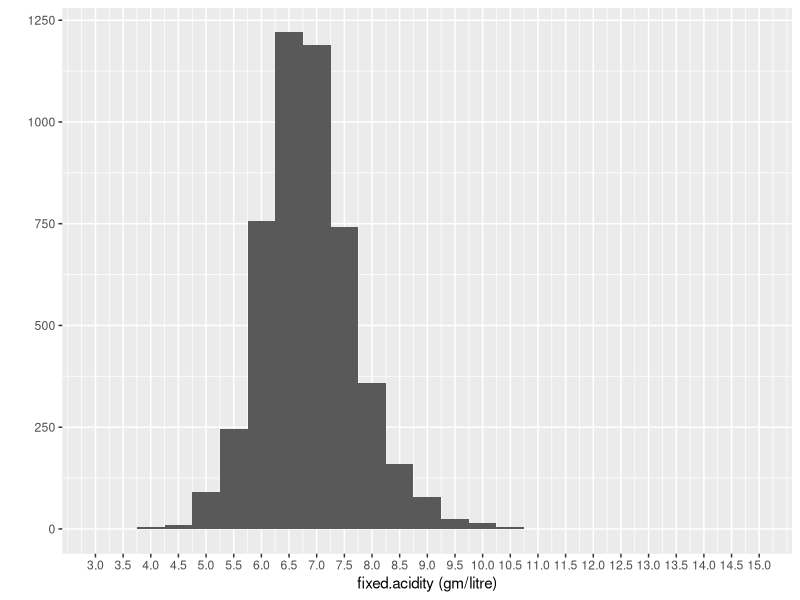
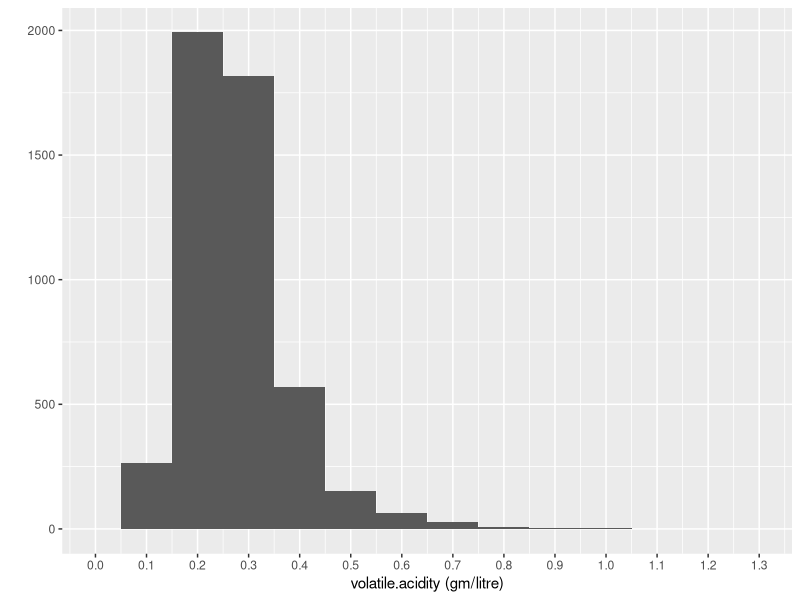
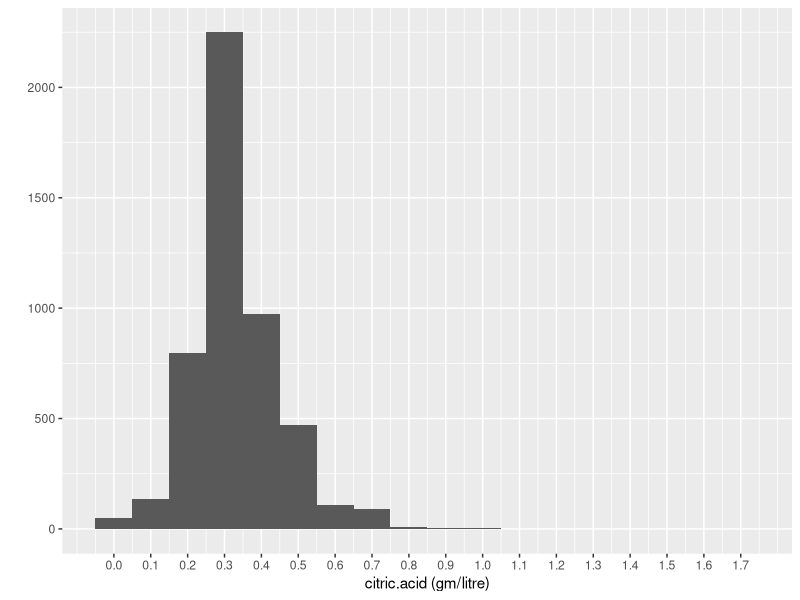
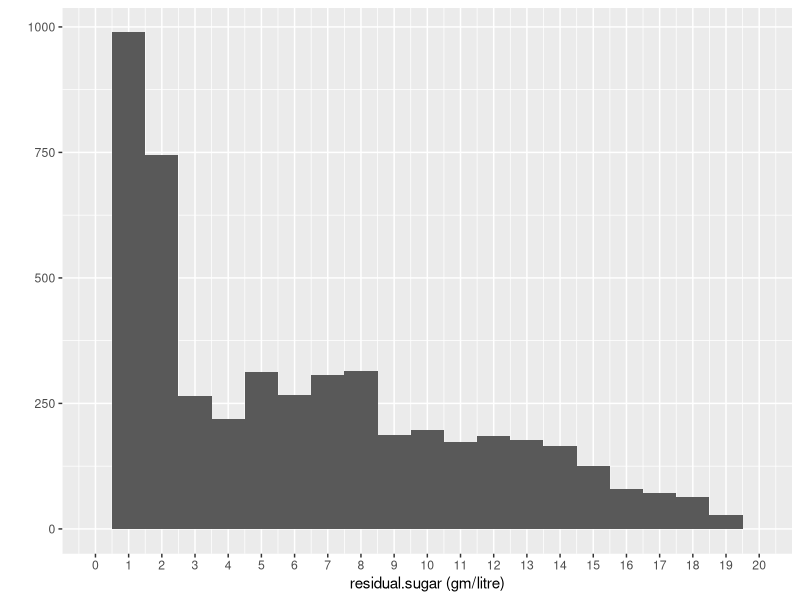
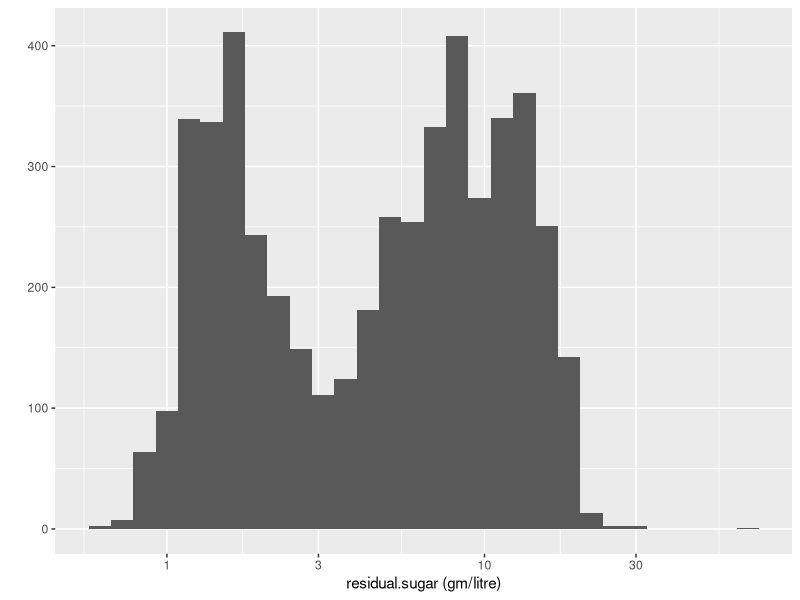
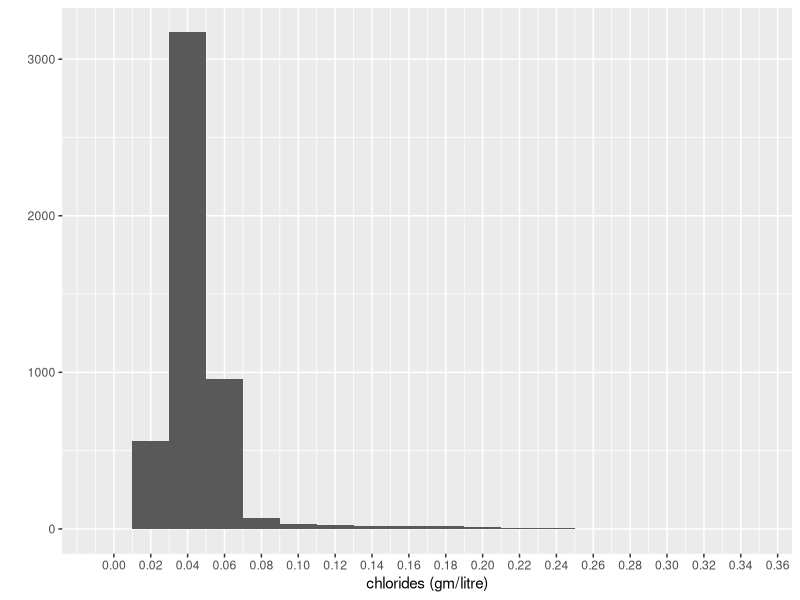
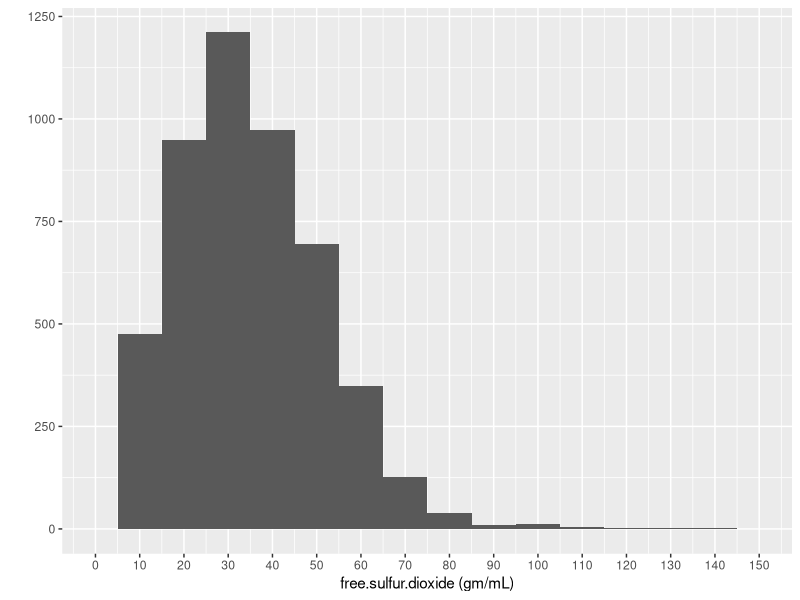
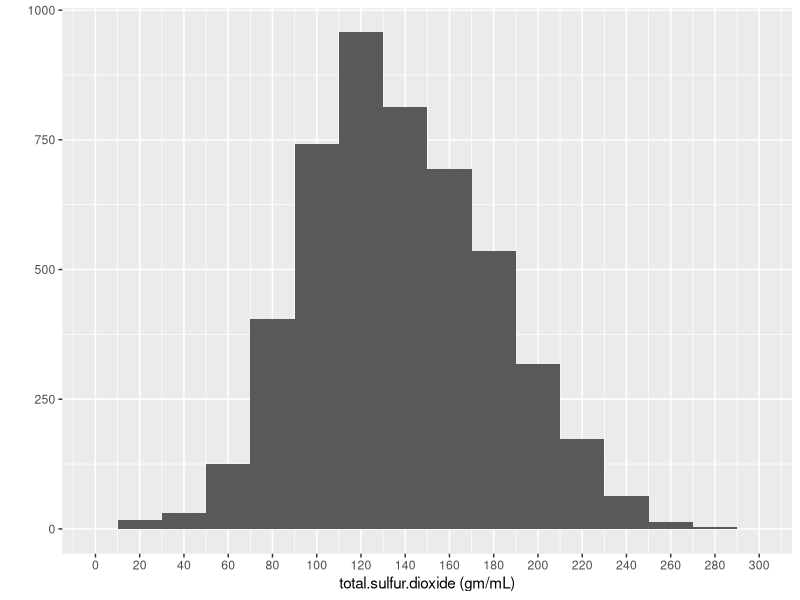

Recreate these plots in R, in order.
## ---- chunk 1
# Loading necessary packages and libraries
library(ggplot2)
library(memisc)
## ---- chunk 2
# Load the Data
wines <- read.csv("wineQualityWhites.csv", header  = T)
wines[1] <- NULL
## ---- chunk 3
# Structure of the data
str(wines)
## ---- chunk 4
# Summary of all the variables
summary(wines)
## ---- chunk 5
# Histogram of fixed.acifity
qplot(data = wines, x = fixed.acidity, binwidth = 0.5, 
      xlab = "fixed.acidity (gm/litre)") +
  scale_x_continuous(limits = c(3,15), breaks = seq(3,15,0.5))
  
## ---- chunk 6
# Histogram of volatile.acidity
qplot(data = wines, x = volatile.acidity, binwidth = 0.1, 
      xlab = "volatile.acidity (gm/litre)") +
  scale_x_continuous(limits = c(0,1.3), breaks = seq(0,1.3,0.1))
## ---- chunk 7
# Histogram of citric acid
qplot(data = wines, x = citric.acid, binwidth = 0.1, 
      xlab = "citric.acid (gm/litre)") +
  scale_x_continuous(breaks = seq(0,1.7,0.1))
## ---- chunk 8
# Histogram of residual.sugar
qplot(data = wines, x = residual.sugar, binwidth = 1, 
      xlab = "residual.sugar (gm/litre)") +
  scale_x_continuous(limits = c(0,20), breaks = seq(0,20,1))
## ---- chunk 9
# Histogram of residual.sugar after log transformation
qplot(data = wines, x = residual.sugar, xlab = "residual.sugar (gm/litre)") +
  scale_x_log10()
## ---- chunk 10
# Histogram of chlorides
qplot(data = wines, x = chlorides, binwidth = 0.02, 
      xlab = "chlorides (gm/litre)") +
  scale_x_continuous(breaks = seq(0, 0.4, 0.02))
## ---- chunk 11
# Histogram of free.sulfur.dioxide
qplot(data = wines, x = free.sulfur.dioxide, binwidth = 10, 
      xlab = "free.sulfur.dioxide (gm/mL)") +
  scale_x_continuous(limits = c(0,150), breaks = seq(0,150,10))
## ---- chunk 12
# Histogram of total.sulfur.dioxide
qplot(data = wines, x = total.sulfur.dioxide, binwidth = 20, 
      xlab = "total.sulfur.dioxide (gm/mL)") +
  scale_x_continuous(limits = c(0,300), breaks = seq(0,300,20))
## ---- chunk 13
# Histogram of alcohol
qplot(data = wines, x = alcohol, binwidth = 0.5, 
      xlab = "alcohol (% by volume)") +
  scale_x_continuous(limits = c(7.5,15), breaks = seq(7.5,15,0.5))
## ---- chunk 14
# Histogram of quality
qplot(data = wines, x = quality, binwidth = 1) +
  scale_x_continuous(limits = c(0,10), breaks = seq(0,10,1))
## ---- chunk 15
# Correlation coefficients among variables
cor(wines)
## ---- chunk 16
# Box-plot of quality vs alcohol
ggplot(data = wines, aes(x = factor(quality), y = alcohol)) +
  geom_jitter(alpha = 1/4) +
  geom_boxplot(col = "green") + 
  stat_summary(fun.y = mean, geom = "point", shape = 4, color = "red") +
  labs(y = "alcohol (% by volume)", x = "quality")
## ---- chunk 17
# Box-plot of quality vs density
ggplot(data = wines, aes(x = factor(quality), y = density)) +
  geom_jitter(alpha = 1/4) +
  geom_boxplot(col = "green") +
  scale_y_continuous(limits = c(0.985,1.005)) +
  stat_summary(fun.y = mean, geom = "point", shape = 4, col = "red") +
  labs(y = "density (gm/mL)", x = "quality")
## ---- chunk 18
# Box-plot of quality vs residual.sugar
ggplot(data = wines, aes(x = factor(quality), y = residual.sugar)) +
  geom_jitter(alpha = 1/4) +
  geom_boxplot(col = "green") +
  scale_y_continuous(limits = c(0,25), breaks = seq(0,25,5)) +
  stat_summary(fun.y = mean, geom = "point", col = "red", shape = 4) +
  labs(y = "residual.sugar (gm/litre)", x = "quality")
## ---- chunk 19
# Box-plot of quality vs total.sulfur.dioxide
ggplot(data = wines, aes(x = factor(quality), y = total.sulfur.dioxide)) +
  geom_jitter(alpha = 1/5) +
  geom_boxplot(col = "green") +
  scale_y_continuous(limits = c(0,300)) +
  stat_summary(fun.y = mean, geom = "point", col = "red", shape = 4) +
  labs(y = "total.sulfur.dioxide (mg/litre)", x = "quality")
## ---- chunk 20
# Scatter plot between residual.sugar and total.sulfur.dioxide
ggplot(data = wines, aes(x = residual.sugar, y = total.sulfur.dioxide)) +
  geom_point(alpha = 1/5) +
  labs(x = "residual.sugar (gm/litre)",y = "total.sulfur.dioxide (mg/litre)") +
  scale_x_continuous(limits = c(0,30), breaks = seq(0,30,5)) +
  scale_y_continuous(limits = c(0,300), breaks = seq(0,300,50)) +
  geom_smooth(method = lm, se = FALSE, color = 'red')
## ---- chunk 21
# Scatter plot between residual.sugar and density
ggplot(data = wines, aes(x = residual.sugar, y = density)) +
  geom_point(alpha = 1/10) + 
  labs (x = "residual.sugar (gm/litre)", y = "density (gm/mL)") +
  scale_x_continuous(limits = c(0,30), breaks = seq(0,30,5)) +
  scale_y_continuous(limits = c(0.985,1.005)) +
  geom_smooth(method = lm, se = FALSE, color = 'red')
## ---- chunk 22
# Scatter plot between residual.sugar and alcohol
ggplot(data = wines, aes(x = residual.sugar, y = alcohol)) +
  geom_point(alpha = 1/3) +
  labs (x = "residual.sugar (gm/litre)", y = "alcohol (% by volume)") +
  scale_x_continuous(limits = c(0,30), breaks = seq(0,30,5)) +
  geom_smooth(method = lm, se = FALSE, color = 'red')
## ---- chunk 23
# Scatter plot between alcohol and density
ggplot(data = wines, aes(x = alcohol, y = density)) +
  geom_point(alpha = 1/10) +
  labs (x = "alcohol (% by volume)", y = "density (gm/mL)") +
  scale_y_continuous(limits = c(0.985,1.005)) +
  geom_smooth(method = lm, col = 'red')
## ---- chunk 24
# Creating a new variable "quality_class" whose value is "low" if quality <= 4,
# "medium" if quality is 5 or 6 and "high" if quality > 6
wines$quality_class <- NA
wines <- transform(wines, quality_class = ifelse(quality<=4, "low",
                                          ifelse(quality==5 | quality ==6,
                                                 "medium","high")))
wines$quality_class <- factor(wines$quality_class, levels = 
                                c("low","medium","high"))
## ---- chunk 25
# Scatter plot of residual.sugar vs density vs quality
ggplot(data = wines, aes(x = residual.sugar, y=density, col=factor(quality))) +
  geom_point(alpha = 1/10) +
  scale_x_continuous(limits = c(0,25), breaks = seq(0,25,5)) +
  scale_y_continuous(limits = c(0.985,1.005)) +
  geom_smooth(method = "lm", se = FALSE, size=1) +
  scale_color_brewer(type='seq', guide=guide_legend(title='Quality')) +
  labs(x = "residual.sugar (gm/litre)", y = "density (gm/mL)")
## ---- chunk 26
# A line graph of residual.sugar vs density grouped by quality_class
ggplot(data = wines, aes(x = round(residual.sugar), y = density)) +
  geom_line(aes(col = quality_class), stat = "summary", fun.y = mean) +
  scale_x_continuous(limits = c(0,30), breaks = seq(0,30,5)) +
  scale_y_continuous(limits = c(0.985,1.005)) +
  #scale_color_brewer(type='seq', guide=guide_legend(title='Quality Class')) +
  labs(x = "residual.sugar (gm/litre)", y = "density (gm/mL)")
## ---- chunk 27
# Scatter plot of alcohol vs density vs quality
ggplot(data = wines, aes(x = alcohol, y =density, col=factor(quality))) +
  geom_point(alpha = 1/10) +
  scale_y_continuous(limits = c(0.985,1.01)) +
  geom_smooth(method = "lm", se = FALSE, size=1) +
  scale_color_brewer(type='seq', guide=guide_legend(title='Quality')) +
  labs(x = "alcohol (% by volume)", y = "density (gm/mL)")
## ---- chunk 28
# A line graph of alcohol vs density grouped by quality_class
ggplot(data = wines, aes(x = round(alcohol), y = density)) +
  geom_line(aes(col = quality_class), stat = "summary", fun.y = mean) +
  scale_y_continuous(limits = c(0.985,1.01)) +
  labs(x = "alcohol (% by volume)", y = "density (gm/mL)")
## ---- chunk 29
# Scatter plot of residual.sugar vs alcohol vs quality
ggplot(data = wines, aes(x = residual.sugar, y=alcohol, col=factor(quality))) +
  geom_point(alpha = 1/5) +
  scale_x_continuous(limits = c(0,30), breaks = seq(0,30,5)) +
  geom_smooth(method = "lm", se = FALSE, size=1) +
  scale_color_brewer(type='seq', guide=guide_legend(title='Quality')) +
  labs(x = "residual.sugar (gm/litre)", y = "alcohol (% by vokume)")
## ---- chunk 30
# A line graph of residual.sugar vs alcohol grouped by quality_class
ggplot(data = wines, aes(x = round(residual.sugar), y=alcohol)) +
  geom_line(aes(col = quality_class), stat = "summary", fun.y = mean) +
  scale_x_continuous(limits = c(0,30), breaks = seq(0,30,5)) +
  labs(x = "residual.sugar (gm/litre)", y = "alcohol (% by vokume)")
## ---- chunk 31
# Box-plot of quality vs alcohol
theme_update(plot.title = element_text(hjust = 0.5))
ggplot(data = wines, aes(x = factor(quality), y = alcohol)) +
  geom_jitter(alpha = 1/4) +
  geom_boxplot(col = "green") + 
  stat_summary(fun.y = mean, geom = "point", shape = 4, color = "red") +
  labs(y = "alcohol (% by volume)", x = "quality") +
  ggtitle("alcohol vs quality")
## ---- chunk 32
# Scatter plot between residual.sugar and density
ggplot(data = wines, aes(x = residual.sugar, y = density)) +
  geom_point(alpha = 1/10) + 
  labs (x = "residual.sugar (gm/litre)", y = "density (gm/mL)") +
  scale_x_continuous(limits = c(0,30), breaks = seq(0,30,5)) +
  scale_y_continuous(limits = c(0.985,1.005)) +
  geom_smooth(method = lm, se = FALSE, color = 'red') +
  ggtitle("density vs residual sugar")
## ---- chunk 33
# Scatter plot of alcohol vs density vs quality
ggplot(data = wines, aes(x = alcohol, y =density, col=factor(quality))) +
  geom_point(alpha = 1/10) +
  scale_y_continuous(limits = c(0.985,1.01)) +
  geom_smooth(method = "lm", se = FALSE, size=1) +
  scale_color_brewer(type='seq', guide=guide_legend(title='Quality')) +
  labs(x = "alcohol (% by volume)", y = "density (gm/mL)") +
  ggtitle("density vs alcohol and quality")
## ---- chunk 34
# A line graph of alcohol vs density grouped by quality_class
ggplot(data = wines, aes(x = round(alcohol), y = density)) +
  geom_line(aes(col = quality_class), stat = "summary", fun.y = mean) +
  scale_y_continuous(limits = c(0.985,1.01)) +
  labs(x = "alcohol (% by volume)", y = "density (gm/mL)") +
  ggtitle("density vs alcohol and quality class")
